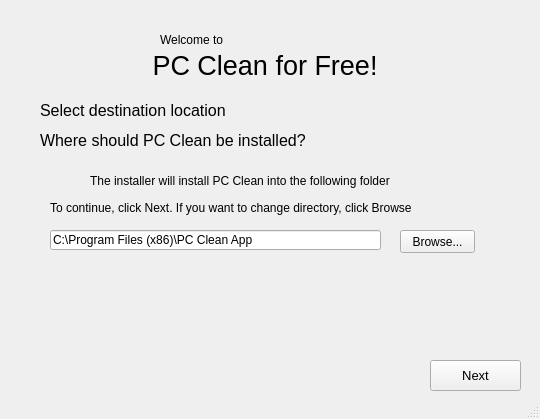
<?xml version="1.0" encoding="UTF-8"?>
<ui version="4.0">
 <class>MainWindow</class>
 <widget class="QMainWindow" name="MainWindow">
  <property name="geometry">
   <rect>
    <x>0</x>
    <y>0</y>
    <width>540</width>
    <height>419</height>
   </rect>
  </property>
  <property name="windowTitle">
   <string>MainWindow</string>
  </property>
  <widget class="QWidget" name="centralwidget">
   <widget class="QPushButton" name="pushButton">
    <property name="geometry">
     <rect>
      <x>430</x>
      <y>360</y>
      <width>91</width>
      <height>31</height>
     </rect>
    </property>
    <property name="font">
     <font>
      <pointsize>10</pointsize>
     </font>
    </property>
    <property name="text">
     <string>Next</string>
    </property>
   </widget>
   <widget class="QLabel" name="label_2">
    <property name="geometry">
     <rect>
      <x>70</x>
      <y>50</y>
      <width>411</width>
      <height>31</height>
     </rect>
    </property>
    <property name="font">
     <font>
      <pointsize>20</pointsize>
     </font>
    </property>
    <property name="text">
     <string>           PC Clean for Free!</string>
    </property>
   </widget>
   <widget class="QLabel" name="label_3">
    <property name="geometry">
     <rect>
      <x>40</x>
      <y>90</y>
      <width>271</width>
      <height>41</height>
     </rect>
    </property>
    <property name="font">
     <font>
      <pointsize>12</pointsize>
     </font>
    </property>
    <property name="text">
     <string>Select destination location</string>
    </property>
   </widget>
   <widget class="QLabel" name="label">
    <property name="geometry">
     <rect>
      <x>160</x>
      <y>30</y>
      <width>71</width>
      <height>20</height>
     </rect>
    </property>
    <property name="font">
     <font>
      <pointsize>9</pointsize>
     </font>
    </property>
    <property name="text">
     <string>Welcome to</string>
    </property>
   </widget>
   <widget class="QLabel" name="label_4">
    <property name="geometry">
     <rect>
      <x>40</x>
      <y>120</y>
      <width>371</width>
      <height>41</height>
     </rect>
    </property>
    <property name="font">
     <font>
      <pointsize>12</pointsize>
     </font>
    </property>
    <property name="text">
     <string>Where should PC Clean be installed?</string>
    </property>
   </widget>
   <widget class="QLabel" name="label_6">
    <property name="geometry">
     <rect>
      <x>90</x>
      <y>160</y>
      <width>371</width>
      <height>41</height>
     </rect>
    </property>
    <property name="font">
     <font>
      <pointsize>9</pointsize>
     </font>
    </property>
    <property name="text">
     <string>The installer will install PC Clean into the following folder</string>
    </property>
   </widget>
   <widget class="QLabel" name="label_5">
    <property name="geometry">
     <rect>
      <x>40</x>
      <y>160</y>
      <width>41</width>
      <height>41</height>
     </rect>
    </property>
    <property name="font">
     <font>
      <pointsize>12</pointsize>
     </font>
    </property>
    <property name="text">
     <string/>
    </property>
    <property name="pixmap">
     <pixmap>../Material/folder.ico</pixmap>
    </property>
    <property name="scaledContents">
     <bool>true</bool>
    </property>
   </widget>
   <widget class="QLabel" name="label_7">
    <property name="geometry">
     <rect>
      <x>50</x>
      <y>200</y>
      <width>401</width>
      <height>16</height>
     </rect>
    </property>
    <property name="font">
     <font>
      <pointsize>9</pointsize>
     </font>
    </property>
    <property name="text">
     <string>To continue, click Next. If you want to change directory, click Browse</string>
    </property>
   </widget>
   <widget class="QLineEdit" name="lineEdit">
    <property name="geometry">
     <rect>
      <x>50</x>
      <y>230</y>
      <width>331</width>
      <height>20</height>
     </rect>
    </property>
    <property name="text">
     <string>C:\Program Files (x86)\PC Clean App</string>
    </property>
    <property name="placeholderText">
     <string>Please select destination location!</string>
    </property>
   </widget>
   <widget class="QPushButton" name="pushButton_2">
    <property name="geometry">
     <rect>
      <x>400</x>
      <y>230</y>
      <width>75</width>
      <height>23</height>
     </rect>
    </property>
    <property name="text">
     <string>Browse...</string>
    </property>
   </widget>
  </widget>
  <widget class="QStatusBar" name="statusbar"/>
 </widget>
 <resources/>
 <connections/>
</ui>
